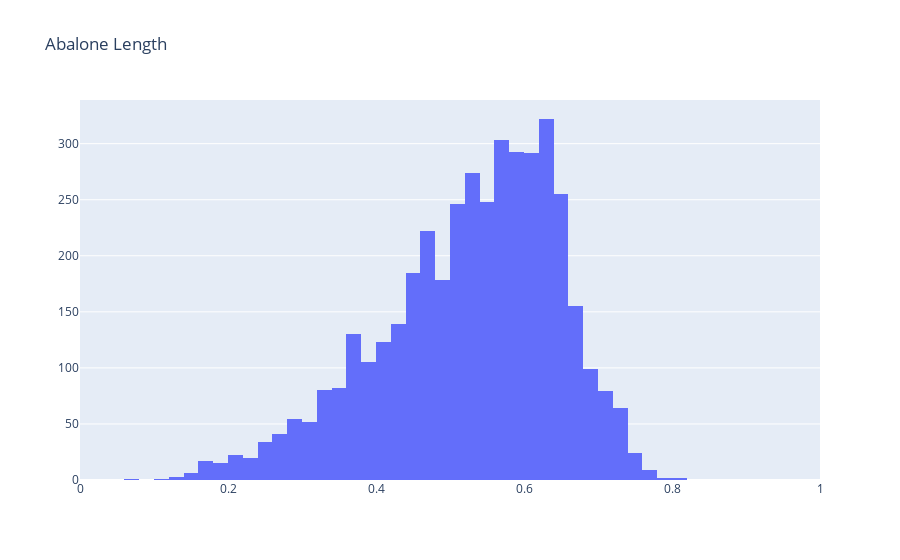

Write notebook code for a chart like this one.
### Code cell
# create a fig from data & layout, and plot the fig
fig = go.Figure(data=data, layout=layout)
fig.show()

### Figure 1 — Plotly figure (JSON) as saved in the notebook; plotly's stock layout.template omitted (floating-point values rounded to 4 significant figures; data arrays with more than 128 entries replaced by an {"elided": "..."} marker saying what was removed)
{"data": [{"type": "histogram", "x": {"elided": "4177 float values"}, "xbins": {"size": 0.02}}], "layout": {"autosize": true, "title": {"text": "Abalone Length"}, "xaxis": {"range": [0, 1], "type": "linear"}, "yaxis": {"autorange": true, "range": [0, 338.9]}}}
